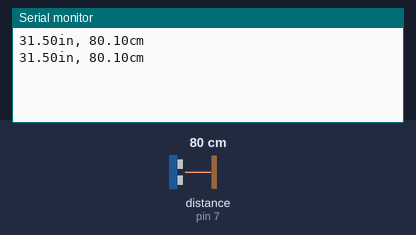
A sketch run on a simulated Arduino Uno, built with avr-gcc and run on an emulated ATmega328P. Shown: the last lines printed to the serial monitor. Wiring (inferred from the names in the program): ultrasonic range finder: trigger pin 7; echo pin 7. The inputs (shaded band) are chosen by the test bench; at power-on: distance to the obstacle (sensor on pin 7) 80 cm. The echo pulse lasts 58.3 µs per cm.

Above: at 1.8 s.
1.9 s: distance to the obstacle (sensor on pin 7) set to 2 cm
At 2.8 s:
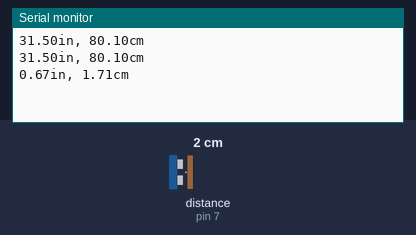
3.4 s: distance to the obstacle (sensor on pin 7) set to 4 cm
At 4.8 s:
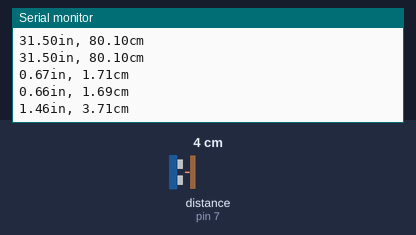
Timing chart, 0 to 6.4 s (numbered marks = the images above; inputs shaded):
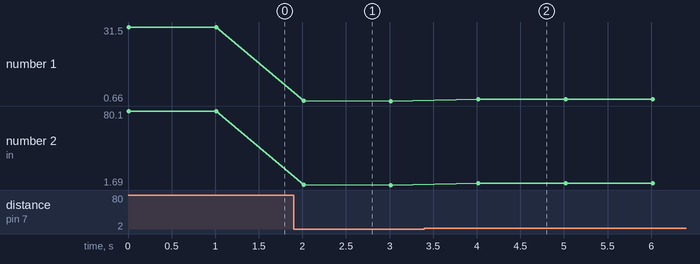

The sketch:

Ultrasonic_Sensor.ino
```cpp
const int pingPin = 7;
double microseconds;

void setup() {
  // initialize serial communication:
  Serial.begin(9600);
}

void loop() {
  // establish variables for duration of the ping,
  // and the distance result in inches and centimeters:
  double duration, inches, cm;

  // The PING))) is triggered by a HIGH pulse of 2 or more microseconds.
  // Give a short LOW pulse beforehand to ensure a clean HIGH pulse:
  pinMode(pingPin, OUTPUT);
  digitalWrite(pingPin, LOW);
  delayMicroseconds(2);
  digitalWrite(pingPin, HIGH);
  delayMicroseconds(2);
  digitalWrite(pingPin, LOW);

  // The same pin is used to read the signal from the PING))): a HIGH
  // pulse whose duration is the time (in microseconds) from the sending
  // of the ping to the reception of its echo off of an object.
  pinMode(pingPin, INPUT);
  duration = pulseIn(pingPin, HIGH);

  // convert the time into a distance
  inches = microsecondsToInches(duration);
  cm = microsecondsToCentimeters(duration);

  Serial.print(inches);
  Serial.print("in, ");
  Serial.print(cm);
  Serial.print("cm");
  Serial.println();

  delay(1000);
}

double microsecondsToInches(double duration) {
  // According to Parallax's datasheet for the PING))), there are
  // 73.746 microseconds per inch (i.e. sound travels at 1130 feet per
  // second).  This gives the distance travelled by the ping, outbound
  // and return, so we divide by 2 to get the distance of the obstacle.
  // See: http://www.parallax.com/dl/docs/prod/acc/28015-PING-v1.3.pdf
  return duration / 73.746 / 2.0;
}

double microsecondsToCentimeters(double microseconds) {
  // The speed of sound is 340 m/s or 29 microseconds per centimeter.
  // The ping travels out and back, so to find the distance of the
  // object we take half of the distance travelled.
  return microseconds / 29 / 2;
}
```

Measured:
- after the input at 1.9 s, the serial monitor: prints a new line after 0.11 s (image 1)
- after the input at 3.4 s, the serial monitor: prints a new line after 0.62 s (image 2)
- plotted number 1: 31.5 → 0.66 after the input at 1.9 s, 0.66 → 1.46 after the input at 3.4 s
- plotted number 2: 80.1 → 1.69 after the input at 1.9 s, 1.69 → 3.71 after the input at 3.4 s
